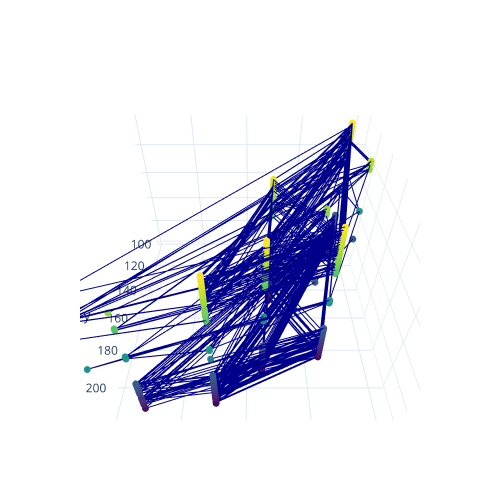

The notebook cell this image was saved under:
### Markdown cell above
- 两个探针间切换次数超过11则将这两个探针之间的轨迹视为疑似跳动的轨迹
- 当探针相对距离大于88.04则不视为跳动探针
- 当探针平均切换时间大于396则不视为跳动探针

### Code cell
mac = mac_list[142]
df_now = df[df.m == mac]
df_now = df_now.sort_values(by = 't')
utils.Show3DTrack_Origin(df_now,df_wifiposNew)

### Figure 1 — Plotly figure (JSON) as saved in the notebook; plotly's stock layout.template omitted (floating-point values rounded to 4 significant figures; data arrays with more than 128 entries replaced by an {"elided": "..."} marker saying what was removed)
{"data": [{"line": {"color": "darkblue", "width": 2}, "marker": {"color": {"elided": "681 float values"}, "colorscale": [[0, "#440154"], [0.1111, "#482878"], [0.2222, "#3e4989"], [0.3333, "#31688e"], [0.4444, "#26828e"], [0.5556, "#1f9e89"], [0.6667, "#35b779"], [0.7778, "#6ece58"], [0.8889, "#b5de2b"], [1, "#fde725"]], "size": 4}, "type": "scatter3d", "x": {"elided": "681 float values"}, "y": {"elided": "681 float values"}, "z": {"elided": "681 float values"}}], "layout": {"autosize": true, "height": 500, "scene": {"aspectmode": "manual", "aspectratio": {"x": 1, "y": 1, "z": 0.7}, "camera": {"eye": {"x": 0, "y": 1.071, "z": 1}, "up": {"x": 0, "y": 0, "z": 1}}}, "width": 500}}
